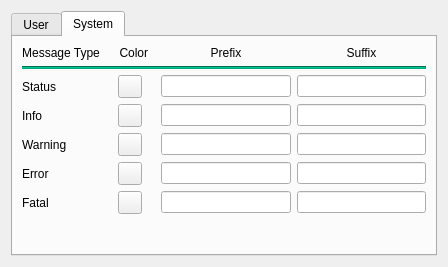
<?xml version="1.0" encoding="UTF-8"?>
<ui version="4.0">
 <class>commonLib::MessagePreferences</class>
 <widget class="QWidget" name="commonLib::MessagePreferences">
  <property name="geometry">
   <rect>
    <x>0</x>
    <y>0</y>
    <width>448</width>
    <height>267</height>
   </rect>
  </property>
  <property name="windowTitle">
   <string>Form</string>
  </property>
  <layout class="QVBoxLayout" name="verticalLayout_3">
   <item>
    <widget class="QTabWidget" name="tabWidget">
     <property name="currentIndex">
      <number>1</number>
     </property>
     <widget class="QWidget" name="tab">
      <attribute name="title">
       <string>User</string>
      </attribute>
      <layout class="QVBoxLayout" name="verticalLayout_2">
       <item>
        <layout class="QGridLayout" name="gridLayout">
         <item row="2" column="3">
          <widget class="QLineEdit" name="userDebugSuffix"/>
         </item>
         <item row="2" column="2">
          <widget class="QLineEdit" name="userDebugPrefix"/>
         </item>
         <item row="3" column="2">
          <widget class="QLineEdit" name="userStatusPrefix"/>
         </item>
         <item row="5" column="1" alignment="Qt::AlignmentFlag::AlignHCenter">
          <widget class="commonLib::ColorButton" name="userWarningColor">
           <property name="text">
            <string/>
           </property>
          </widget>
         </item>
         <item row="4" column="2">
          <widget class="QLineEdit" name="userInfoPrefix"/>
         </item>
         <item row="4" column="3">
          <widget class="QLineEdit" name="userInfoSuffix"/>
         </item>
         <item row="7" column="3">
          <widget class="QLineEdit" name="userFatalSuffix"/>
         </item>
         <item row="7" column="0">
          <widget class="QLabel" name="label_6">
           <property name="text">
            <string>Fatal</string>
           </property>
          </widget>
         </item>
         <item row="3" column="1" alignment="Qt::AlignmentFlag::AlignHCenter">
          <widget class="commonLib::ColorButton" name="userStatusColor">
           <property name="text">
            <string/>
           </property>
          </widget>
         </item>
         <item row="2" column="0">
          <widget class="QLabel" name="label_2">
           <property name="text">
            <string>Debug</string>
           </property>
          </widget>
         </item>
         <item row="7" column="1" alignment="Qt::AlignmentFlag::AlignHCenter">
          <widget class="commonLib::ColorButton" name="userFatalColor">
           <property name="text">
            <string/>
           </property>
          </widget>
         </item>
         <item row="7" column="2">
          <widget class="QLineEdit" name="userFatalPrefix"/>
         </item>
         <item row="4" column="0">
          <widget class="QLabel" name="label">
           <property name="text">
            <string>Info</string>
           </property>
          </widget>
         </item>
         <item row="3" column="0">
          <widget class="QLabel" name="label_3">
           <property name="text">
            <string>Status</string>
           </property>
          </widget>
         </item>
         <item row="6" column="2">
          <widget class="QLineEdit" name="userErrorPrefix"/>
         </item>
         <item row="5" column="3">
          <widget class="QLineEdit" name="userWarningSuffix"/>
         </item>
         <item row="4" column="1" alignment="Qt::AlignmentFlag::AlignHCenter">
          <widget class="commonLib::ColorButton" name="userInfoColor">
           <property name="text">
            <string/>
           </property>
          </widget>
         </item>
         <item row="0" column="2">
          <widget class="QLabel" name="label_9">
           <property name="text">
            <string>Prefix</string>
           </property>
           <property name="alignment">
            <set>Qt::AlignmentFlag::AlignCenter</set>
           </property>
          </widget>
         </item>
         <item row="6" column="1" alignment="Qt::AlignmentFlag::AlignHCenter">
          <widget class="commonLib::ColorButton" name="userErrorColor">
           <property name="text">
            <string/>
           </property>
          </widget>
         </item>
         <item row="0" column="3">
          <widget class="QLabel" name="label_10">
           <property name="text">
            <string>Suffix</string>
           </property>
           <property name="alignment">
            <set>Qt::AlignmentFlag::AlignCenter</set>
           </property>
          </widget>
         </item>
         <item row="3" column="3">
          <widget class="QLineEdit" name="userStatusSuffix"/>
         </item>
         <item row="6" column="0">
          <widget class="QLabel" name="label_5">
           <property name="text">
            <string>Error</string>
           </property>
          </widget>
         </item>
         <item row="5" column="2">
          <widget class="QLineEdit" name="userWarningPrefix"/>
         </item>
         <item row="2" column="1" alignment="Qt::AlignmentFlag::AlignHCenter">
          <widget class="commonLib::ColorButton" name="userDebugColor">
           <property name="text">
            <string/>
           </property>
          </widget>
         </item>
         <item row="0" column="1">
          <widget class="QLabel" name="label_8">
           <property name="text">
            <string>    Color  </string>
           </property>
           <property name="alignment">
            <set>Qt::AlignmentFlag::AlignCenter</set>
           </property>
          </widget>
         </item>
         <item row="6" column="3">
          <widget class="QLineEdit" name="userErrorSuffix"/>
         </item>
         <item row="0" column="0">
          <widget class="QLabel" name="label_7">
           <property name="styleSheet">
            <string notr="true"/>
           </property>
           <property name="text">
            <string>Message Type</string>
           </property>
           <property name="alignment">
            <set>Qt::AlignmentFlag::AlignCenter</set>
           </property>
          </widget>
         </item>
         <item row="5" column="0">
          <widget class="QLabel" name="label_4">
           <property name="text">
            <string>Warning</string>
           </property>
          </widget>
         </item>
         <item row="1" column="0" colspan="4">
          <widget class="Line" name="line">
           <property name="styleSheet">
            <string notr="true">background-color: rgb(0, 85, 255);</string>
           </property>
           <property name="orientation">
            <enum>Qt::Orientation::Horizontal</enum>
           </property>
          </widget>
         </item>
        </layout>
       </item>
       <item>
        <spacer name="verticalSpacer_2">
         <property name="orientation">
          <enum>Qt::Orientation::Vertical</enum>
         </property>
         <property name="sizeHint" stdset="0">
          <size>
           <width>20</width>
           <height>0</height>
          </size>
         </property>
        </spacer>
       </item>
      </layout>
     </widget>
     <widget class="QWidget" name="tab_2">
      <attribute name="title">
       <string>System</string>
      </attribute>
      <layout class="QVBoxLayout" name="verticalLayout">
       <item>
        <layout class="QGridLayout" name="gridLayout_2">
         <item row="2" column="0">
          <widget class="QLabel" name="label_15">
           <property name="text">
            <string>Status</string>
           </property>
          </widget>
         </item>
         <item row="3" column="0">
          <widget class="QLabel" name="label_13">
           <property name="text">
            <string>Info</string>
           </property>
          </widget>
         </item>
         <item row="4" column="2">
          <widget class="QLineEdit" name="sysWarningPrefix"/>
         </item>
         <item row="5" column="2">
          <widget class="QLineEdit" name="sysErrorPrefix"/>
         </item>
         <item row="2" column="2">
          <widget class="QLineEdit" name="sysStatusPrefix"/>
         </item>
         <item row="3" column="2">
          <widget class="QLineEdit" name="sysInfoPrefix"/>
         </item>
         <item row="5" column="1" alignment="Qt::AlignmentFlag::AlignHCenter">
          <widget class="commonLib::ColorButton" name="sysErrorColor">
           <property name="text">
            <string/>
           </property>
          </widget>
         </item>
         <item row="6" column="0">
          <widget class="QLabel" name="label_14">
           <property name="text">
            <string>Fatal</string>
           </property>
          </widget>
         </item>
         <item row="3" column="3">
          <widget class="QLineEdit" name="sysInfoSuffix"/>
         </item>
         <item row="5" column="0">
          <widget class="QLabel" name="label_11">
           <property name="text">
            <string>Error</string>
           </property>
          </widget>
         </item>
         <item row="6" column="2">
          <widget class="QLineEdit" name="sysFatalPrefix"/>
         </item>
         <item row="4" column="0">
          <widget class="QLabel" name="label_12">
           <property name="text">
            <string>Warning</string>
           </property>
          </widget>
         </item>
         <item row="6" column="1" alignment="Qt::AlignmentFlag::AlignHCenter">
          <widget class="commonLib::ColorButton" name="sysFatalColor">
           <property name="text">
            <string/>
           </property>
          </widget>
         </item>
         <item row="3" column="1" alignment="Qt::AlignmentFlag::AlignHCenter">
          <widget class="commonLib::ColorButton" name="sysInfoColor">
           <property name="text">
            <string/>
           </property>
          </widget>
         </item>
         <item row="0" column="2">
          <widget class="QLabel" name="label_19">
           <property name="text">
            <string>Prefix</string>
           </property>
           <property name="alignment">
            <set>Qt::AlignmentFlag::AlignCenter</set>
           </property>
          </widget>
         </item>
         <item row="2" column="3">
          <widget class="QLineEdit" name="sysStatusSuffix"/>
         </item>
         <item row="2" column="1" alignment="Qt::AlignmentFlag::AlignHCenter">
          <widget class="commonLib::ColorButton" name="sysStatusColor">
           <property name="text">
            <string/>
           </property>
          </widget>
         </item>
         <item row="4" column="3">
          <widget class="QLineEdit" name="sysWarningSuffix"/>
         </item>
         <item row="6" column="3">
          <widget class="QLineEdit" name="sysFatalSuffix"/>
         </item>
         <item row="4" column="1" alignment="Qt::AlignmentFlag::AlignHCenter">
          <widget class="commonLib::ColorButton" name="sysWarningColor">
           <property name="text">
            <string/>
           </property>
          </widget>
         </item>
         <item row="5" column="3">
          <widget class="QLineEdit" name="sysErrorSuffix"/>
         </item>
         <item row="0" column="0">
          <widget class="QLabel" name="label_16">
           <property name="styleSheet">
            <string notr="true"/>
           </property>
           <property name="text">
            <string>Message Type</string>
           </property>
           <property name="alignment">
            <set>Qt::AlignmentFlag::AlignCenter</set>
           </property>
          </widget>
         </item>
         <item row="0" column="3">
          <widget class="QLabel" name="label_17">
           <property name="text">
            <string>Suffix</string>
           </property>
           <property name="alignment">
            <set>Qt::AlignmentFlag::AlignCenter</set>
           </property>
          </widget>
         </item>
         <item row="0" column="1">
          <widget class="QLabel" name="label_18">
           <property name="text">
            <string>    Color  </string>
           </property>
           <property name="alignment">
            <set>Qt::AlignmentFlag::AlignCenter</set>
           </property>
          </widget>
         </item>
         <item row="1" column="0" colspan="4">
          <widget class="Line" name="line_2">
           <property name="styleSheet">
            <string notr="true">background-color: rgb(0, 170, 127);</string>
           </property>
           <property name="orientation">
            <enum>Qt::Orientation::Horizontal</enum>
           </property>
          </widget>
         </item>
        </layout>
       </item>
       <item>
        <spacer name="verticalSpacer">
         <property name="orientation">
          <enum>Qt::Orientation::Vertical</enum>
         </property>
         <property name="sizeHint" stdset="0">
          <size>
           <width>20</width>
           <height>26</height>
          </size>
         </property>
        </spacer>
       </item>
      </layout>
     </widget>
    </widget>
   </item>
  </layout>
 </widget>
 <customwidgets>
  <customwidget>
   <class>commonLib::ColorButton</class>
   <extends>QToolButton</extends>
   <header>color_button.h</header>
  </customwidget>
 </customwidgets>
 <resources/>
 <connections/>
</ui>
